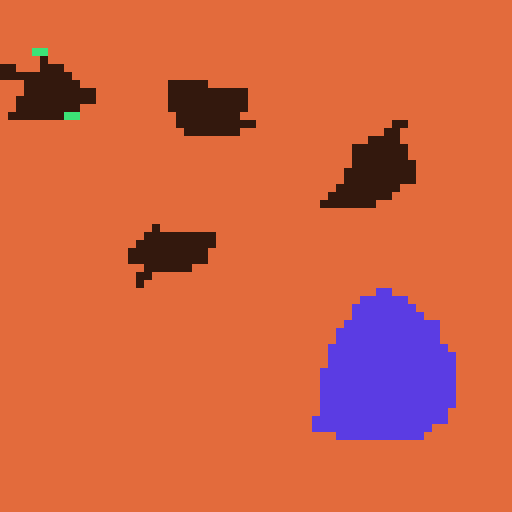

Tiled map render using the project's own tile images. Description and the map definition, with tile-layer contents summarised, below:
An orthogonal 64x64 tile map with 8x8 px tiles, 1 tile layer (Tile Layer 1).

<map version="1.0" orientation="orthogonal" width="64" height="64" tilewidth="8" tileheight="8">
 <tileset firstgid="1" name="tileset" tilewidth="32" tileheight="32">
  <image source="tilemap.png" width="64" height="64" />
 </tileset>
 <layer name="Tile Layer 1" width="64" height="64">
  <data>[4096 cells, 4063 non-empty, 4 distinct tile ids]</data>
 </layer>
</map>
